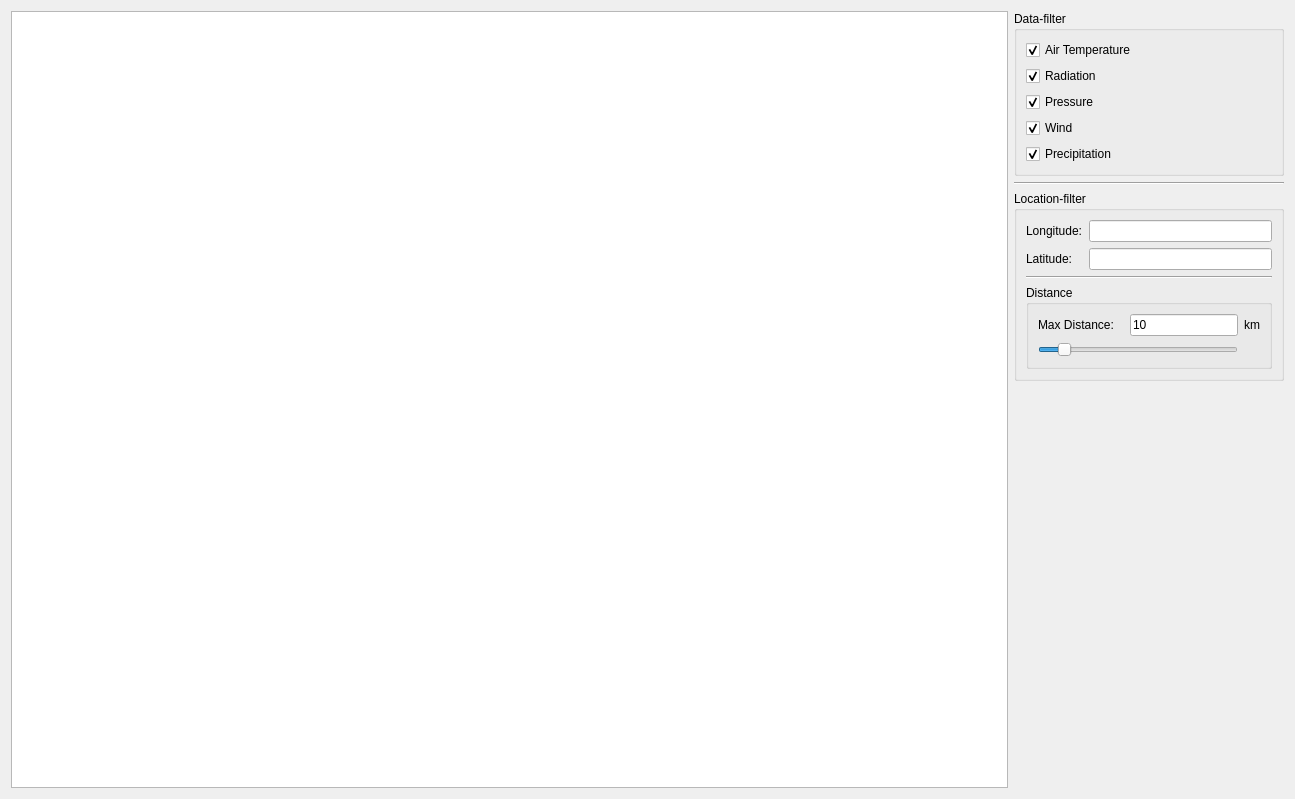
<?xml version="1.0" encoding="UTF-8"?>
<ui version="4.0">
 <class>DM::DataMapWidget</class>
 <widget class="QWidget" name="DM::DataMapWidget">
  <property name="geometry">
   <rect>
    <x>0</x>
    <y>0</y>
    <width>1295</width>
    <height>799</height>
   </rect>
  </property>
  <property name="windowTitle">
   <string>Location</string>
  </property>
  <layout class="QGridLayout" name="gridLayout_4" columnstretch="1,0">
   <item row="1" column="1">
    <spacer name="verticalSpacer">
     <property name="orientation">
      <enum>Qt::Vertical</enum>
     </property>
     <property name="sizeHint" stdset="0">
      <size>
       <width>20</width>
       <height>508</height>
      </size>
     </property>
    </spacer>
   </item>
   <item row="0" column="1">
    <layout class="QVBoxLayout" name="verticalLayout">
     <item>
      <widget class="QGroupBox" name="groupBox">
       <property name="title">
        <string>Data-filter</string>
       </property>
       <layout class="QVBoxLayout" name="verticalLayout_2">
        <item>
         <widget class="QCheckBox" name="checkBoxAirTemp">
          <property name="text">
           <string>Air Temperature</string>
          </property>
          <property name="checked">
           <bool>true</bool>
          </property>
         </widget>
        </item>
        <item>
         <widget class="QCheckBox" name="checkBoxRadiation">
          <property name="text">
           <string>Radiation</string>
          </property>
          <property name="checked">
           <bool>true</bool>
          </property>
         </widget>
        </item>
        <item>
         <widget class="QCheckBox" name="checkBoxPressure">
          <property name="text">
           <string>Pressure</string>
          </property>
          <property name="checked">
           <bool>true</bool>
          </property>
         </widget>
        </item>
        <item>
         <widget class="QCheckBox" name="checkBoxWind">
          <property name="text">
           <string>Wind</string>
          </property>
          <property name="checked">
           <bool>true</bool>
          </property>
         </widget>
        </item>
        <item>
         <widget class="QCheckBox" name="checkBoxPrecipitation">
          <property name="text">
           <string>Precipitation</string>
          </property>
          <property name="checked">
           <bool>true</bool>
          </property>
         </widget>
        </item>
       </layout>
      </widget>
     </item>
     <item>
      <widget class="Line" name="line">
       <property name="orientation">
        <enum>Qt::Horizontal</enum>
       </property>
      </widget>
     </item>
     <item>
      <widget class="QGroupBox" name="groupBox_2">
       <property name="title">
        <string>Location-filter</string>
       </property>
       <layout class="QGridLayout" name="gridLayout_3">
        <item row="0" column="0">
         <layout class="QGridLayout" name="gridLayout">
          <item row="3" column="1">
           <widget class="QtExt::ValidatingLineEdit" name="lineEditLatitude"/>
          </item>
          <item row="2" column="1">
           <widget class="QtExt::ValidatingLineEdit" name="lineEditLongitude"/>
          </item>
          <item row="2" column="0">
           <widget class="QLabel" name="label_2">
            <property name="text">
             <string>Longitude:</string>
            </property>
           </widget>
          </item>
          <item row="3" column="0">
           <widget class="QLabel" name="label">
            <property name="text">
             <string>Latitude:</string>
            </property>
           </widget>
          </item>
         </layout>
        </item>
        <item row="2" column="0">
         <widget class="QGroupBox" name="groupBoxDistance">
          <property name="maximumSize">
           <size>
            <width>16777215</width>
            <height>16777215</height>
           </size>
          </property>
          <property name="title">
           <string>Distance </string>
          </property>
          <layout class="QGridLayout" name="gridLayout_5">
           <item row="0" column="3">
            <widget class="QLabel" name="label_7">
             <property name="text">
              <string>km</string>
             </property>
            </widget>
           </item>
           <item row="1" column="0" colspan="3">
            <widget class="QSlider" name="horizontalSliderDistance">
             <property name="maximum">
              <number>500</number>
             </property>
             <property name="value">
              <number>50</number>
             </property>
             <property name="orientation">
              <enum>Qt::Horizontal</enum>
             </property>
            </widget>
           </item>
           <item row="0" column="0">
            <widget class="QLabel" name="label_6">
             <property name="text">
              <string>Max Distance: </string>
             </property>
            </widget>
           </item>
           <item row="0" column="2">
            <widget class="QtExt::ValidatingLineEdit" name="lineEditDistance">
             <property name="text">
              <string>10</string>
             </property>
             <property name="readOnly">
              <bool>true</bool>
             </property>
            </widget>
           </item>
          </layout>
         </widget>
        </item>
        <item row="1" column="0">
         <widget class="Line" name="line_2">
          <property name="orientation">
           <enum>Qt::Horizontal</enum>
          </property>
         </widget>
        </item>
       </layout>
      </widget>
     </item>
    </layout>
   </item>
   <item row="0" column="0" rowspan="2">
    <widget class="DM::GraphicsView" name="graphicsViewMap">
     <property name="sizeAdjustPolicy">
      <enum>QAbstractScrollArea::AdjustToContents</enum>
     </property>
     <property name="viewportUpdateMode">
      <enum>QGraphicsView::SmartViewportUpdate</enum>
     </property>
    </widget>
   </item>
  </layout>
 </widget>
 <customwidgets>
  <customwidget>
   <class>QtExt::ValidatingLineEdit</class>
   <extends>QLineEdit</extends>
   <header>QtExt_ValidatingLineEdit.h</header>
   <slots>
    <signal>editingFinishedSuccessfully()</signal>
   </slots>
  </customwidget>
  <customwidget>
   <class>DM::GraphicsView</class>
   <extends>QGraphicsView</extends>
   <header>DM_GraphicsView.h</header>
  </customwidget>
 </customwidgets>
 <resources/>
 <connections/>
</ui>
